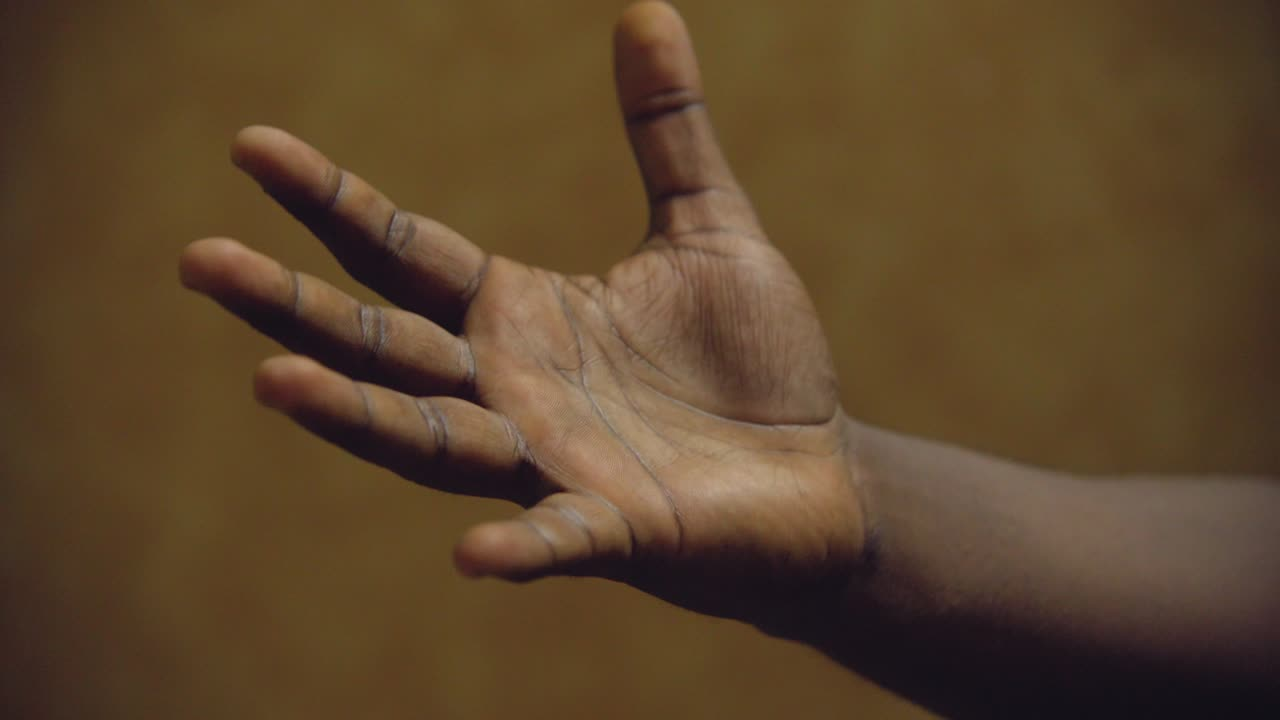
#> input picture assets/photo.jpg, 1280 x 720 px
$ python -i texture.py   (imports and definitions only)   (older library calls are emulated)
#> lines starting #> are read from the running program, lines starting #| are printed output that depends on the picture; after the words box and inside, x2 and y2 are one past the last pixel; in counts of white or black regions, pixels touching at a corner belong together
#> further down, picture is the input picture: PIL image 1280x720 RGB; mean R, G, B 92.1, 68.9, 43.5
"""Edge density, detail level, smoothness, and grain estimation.

Uses Canny edge detection and Laplacian variance to quantify
image texture characteristics for mapping to Vivid parameters.
"""

import logging
from typing import Any

import cv2
import numpy as np
from PIL import Image

logger = logging.getLogger(__name__)


def analyze_texture(img: Image.Image) -> dict[str, Any]:
    """Analyze texture characteristics of an image.

    Args:
        img: PIL Image (RGB)

    Returns:
        Dict with edge_density, detail_level, smoothness, grain_estimate.
    """
    # Convert to grayscale uint8 for OpenCV
    gray = np.array(img.convert("L"))
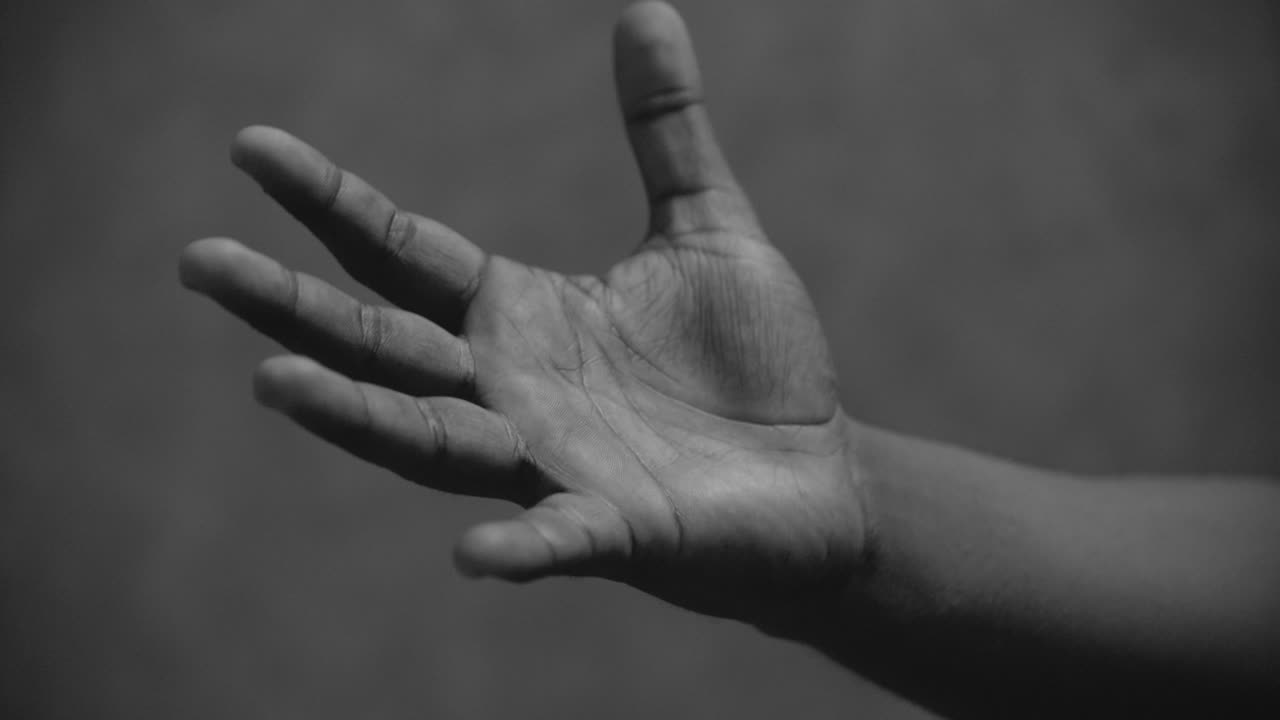
#> gray: shape (720, 1280); min 13, max 167, mean 73

    # Resize for consistent analysis if very large
    max_dim = 1024
    h, w = gray.shape
#> h = 720; w = 1280
    if max(h, w) > max_dim:
        scale = max_dim / max(h, w)
#> scale = 0.8
        gray = cv2.resize(gray, (int(w * scale), int(h * scale)), interpolation=cv2.INTER_AREA)
#> gray: shape (576, 1024)

    # Edge density: Canny edge pixel percentage
    edges = cv2.Canny(gray, 50, 150)
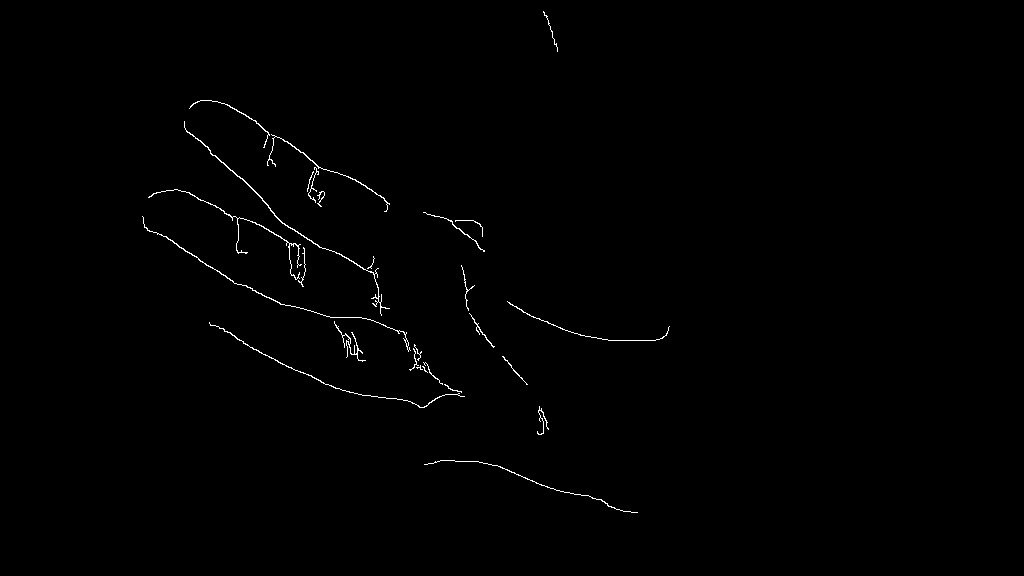
#> edges: shape (576, 1024); 0.54% white in thin lines or dots, all inside (x1, y1, x2, y2) = (142, 11, 670, 513)
    edge_density = float(np.mean(edges > 0))
#> edge_density = 0.00545

    # Detail level: Laplacian variance (higher = more detail)
    laplacian = cv2.Laplacian(gray, cv2.CV_64F)
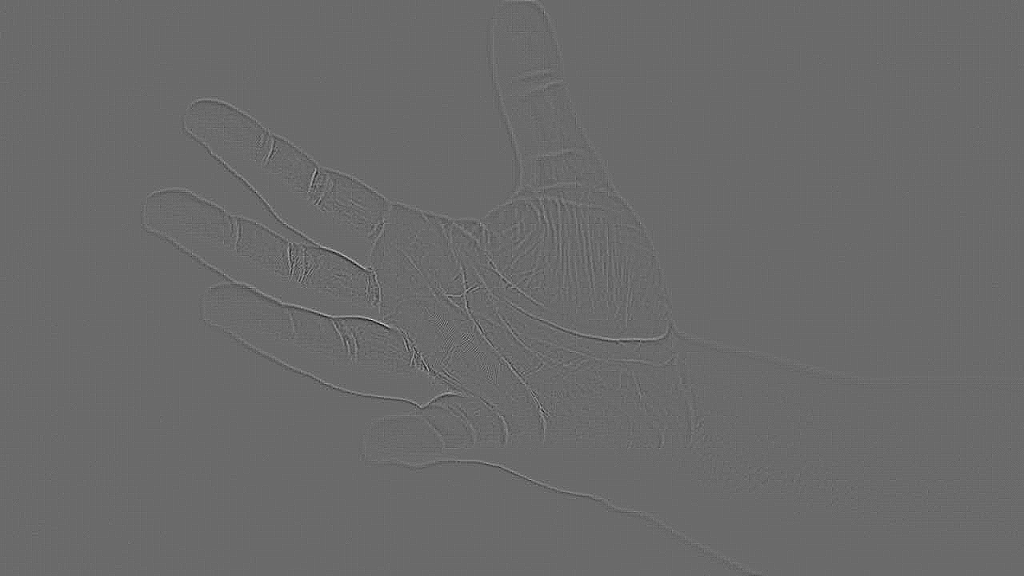
#> laplacian: shape (576, 1024) float64; min -57, max 79, mean 0; drawn with min black and max white
    laplacian_var = float(np.var(laplacian))
#> laplacian_var = 5.58

    # Normalize laplacian variance to a 0-1 scale (empirical mapping)
    # Typical range: 0 (flat) to ~5000+ (very detailed)
    detail_normalized = min(laplacian_var / 3000.0, 1.0)
#> detail_normalized = 0.00186

    # Detail classification
    if detail_normalized < 0.15:
        detail_class = "low"
    elif detail_normalized < 0.4:
        detail_class = "moderate"
    elif detail_normalized < 0.7:
        detail_class = "high"
    else:
        detail_class = "very high"

    # Smoothness: inverse of edge density
    smoothness = 1.0 - edge_density
#> smoothness = 0.995

    # Grain estimate: high-frequency energy ratio
    # Apply Gaussian blur and compare to original
    blurred = cv2.GaussianBlur(gray.astype(np.float64), (5, 5), 1.5)
    high_freq = gray.astype(np.float64) - blurred
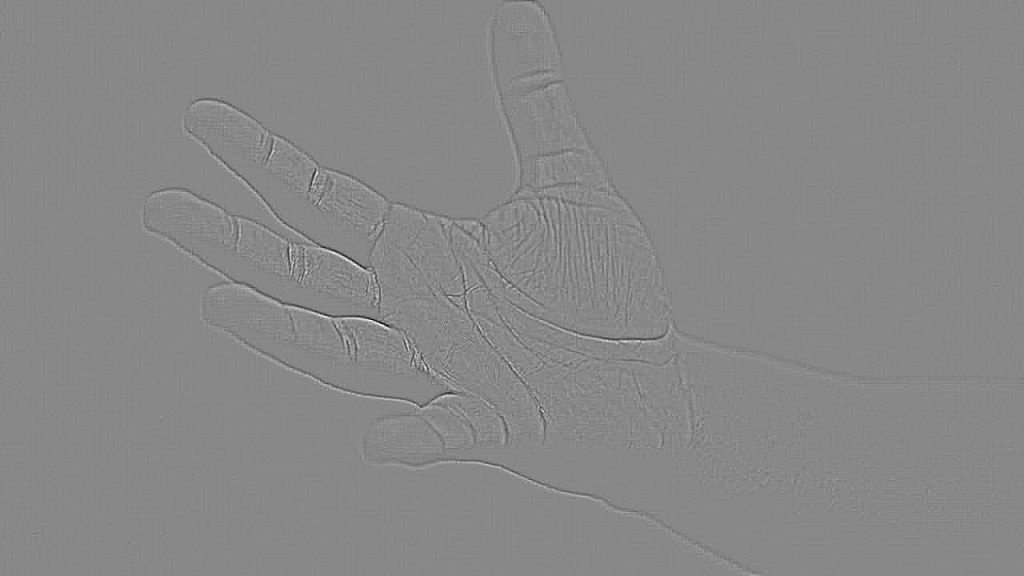
#> high_freq: shape (576, 1024) float64; min -24.7, max 21.6, mean 0; drawn with min black and max white
    hf_energy = float(np.mean(high_freq**2))
#> hf_energy = 1.05
    total_energy = float(np.mean(gray.astype(np.float64) ** 2))
#> total_energy = 5925.6

    grain_ratio = hf_energy / total_energy if total_energy > 1e-8 else 0.0
#> grain_ratio = 0.000177

    # Grain classification
    if grain_ratio < 0.005:
        grain_class = "none"
    elif grain_ratio < 0.02:
        grain_class = "low"
    elif grain_ratio < 0.06:
        grain_class = "moderate"
    else:
        grain_class = "high"

    return {
        "edge_density": round(edge_density, 4),
        "detail_level": detail_class,
        "detail_score": round(detail_normalized, 3),
        "laplacian_variance": round(laplacian_var, 1),
        "smoothness": round(smoothness, 4),
        "grain_ratio": round(grain_ratio, 4),
        "grain_estimate": grain_class,
    }

>>> from PIL import Image
>>> picture = Image.open('../../assets/photo.jpg')
>>> result = analyze_texture(picture)
#> result = {'edge_density': 0.0054, 'detail_level': 'low', 'detail_score': 0.002, 'laplacian_variance': 5.6, 'smoothness': 0.995, 'grain_ratio': 0.0002, 'grain_estimate': 'none'}

$ run again, on assets/nature.jpg
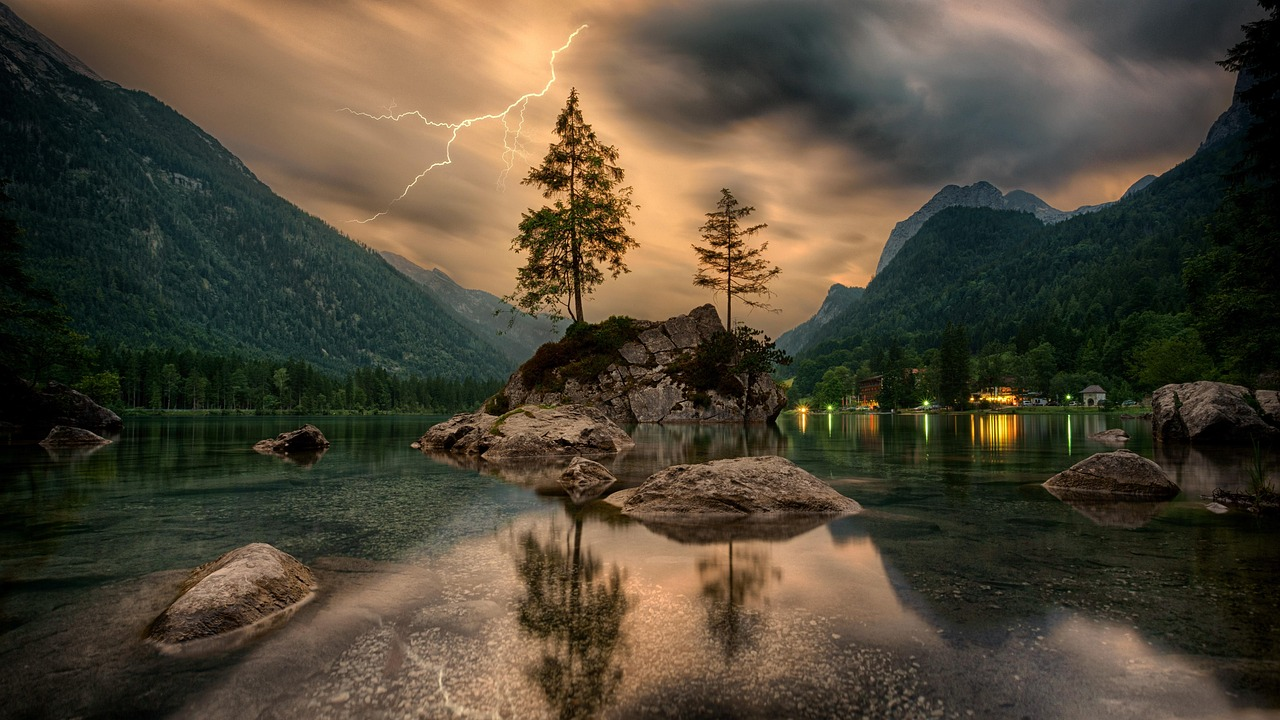
#> input picture assets/nature.jpg, 1280 x 720 px
#> picture is the input picture: PIL image 1280x720 RGB; mean R, G, B 79.8, 70.9, 54.4
#> in analyze_texture, `edges = cv2.Canny(gray, 50, 150)`:
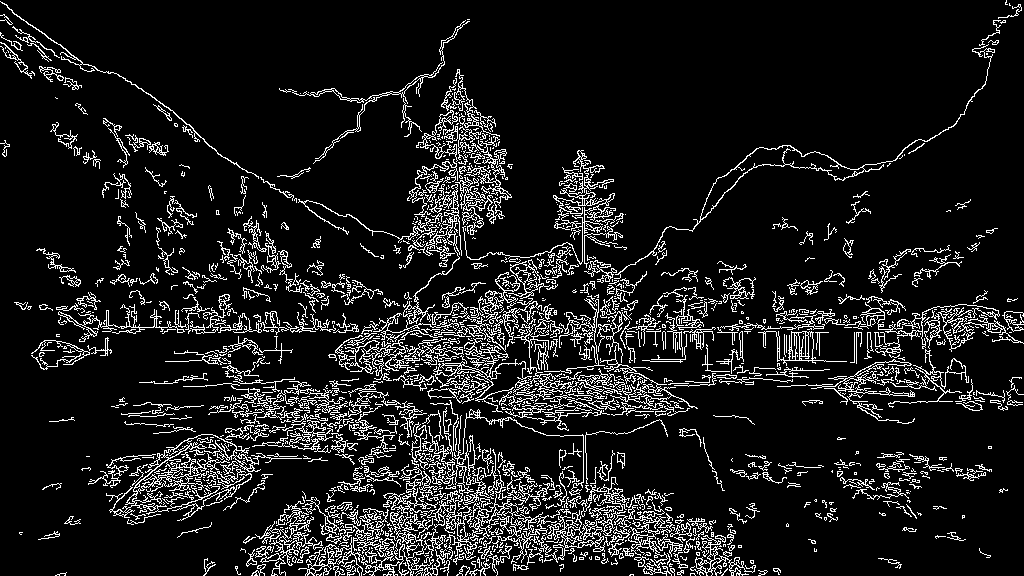
#> edges: shape (576, 1024); 10.7% white in thin lines or dots
#> edge_density = 0.107
#> laplacian_var = 483
#> detail_normalized = 0.161
#> smoothness = 0.893
#> in analyze_texture, `high_freq = gray.astype(np.float64) - blurred`:
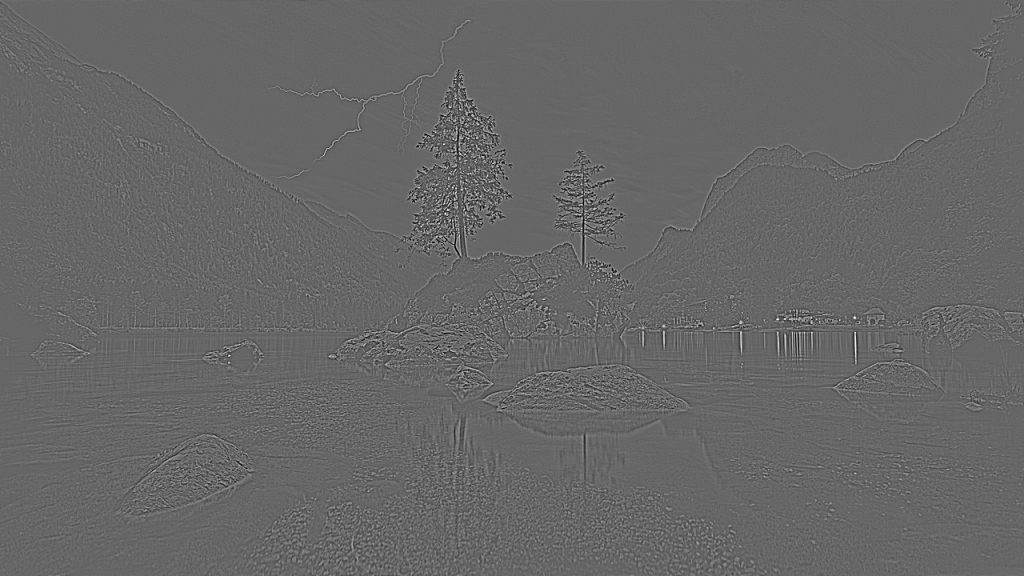
#> high_freq: shape (576, 1024) float64; min -75.41, max 110.9, mean 0; drawn with min black and max white
#> hf_energy = 52.5
#> total_energy = 7582
#> grain_ratio = 0.00692
#> result = {'edge_density': 0.107, 'detail_level': 'moderate', 'detail_score': 0.161, 'laplacian_variance': 483, 'smoothness': 0.893, 'grain_ratio': 0.0069, 'grain_estimate': 'low'}
